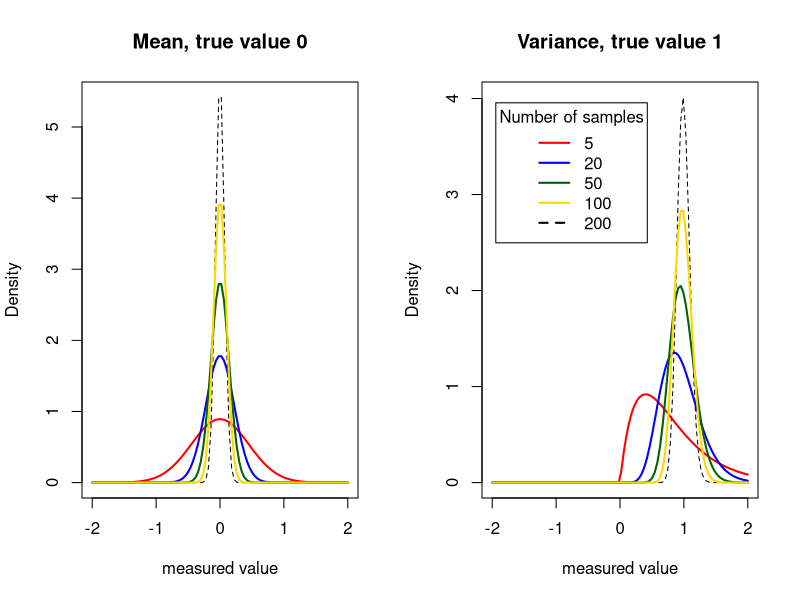

Source code (R):
x <- seq(-2, 2, length=100)
nSamps <- c(5,20,50,100,200)
trueVar = 1;
hx <- dnorm(x,0,sqrt(trueVar) / sqrt(nSamps[5]))
hgx <- dgamma(x,(nSamps[5] - 1) / 2, nSamps[5] / (2 * trueVar))

degf <- c(1, 3, 8, 30)
colors <- c("red", "blue", "darkgreen", "gold", "black")
labels <- c("5", "20", "50", "100", "200")

par(mfrow=c(1,2))

plot(x, hx, type="l", lty=2, xlab="measured value",
  ylab="Density", main="Mean, true value 0")

for (i in 1:4){
  lines(x, dnorm(x,0,sqrt(trueVar) / sqrt(nSamps[i])), lwd=2, col=colors[i])
}

plot(x, hgx, type="l", lty=2, xlab="measured value",
  ylab="Density", main="Variance, true value 1")

for (i in 1:4){
  lines(x, dgamma(x,(nSamps[i] - 1) / 2, nSamps[i] / (2 * trueVar)), lwd=2, col=colors[i])
}

legend("topleft", inset=.05, title="Number of samples",
  labels, lwd=2, lty=c(1, 1, 1, 1, 2), col=colors)